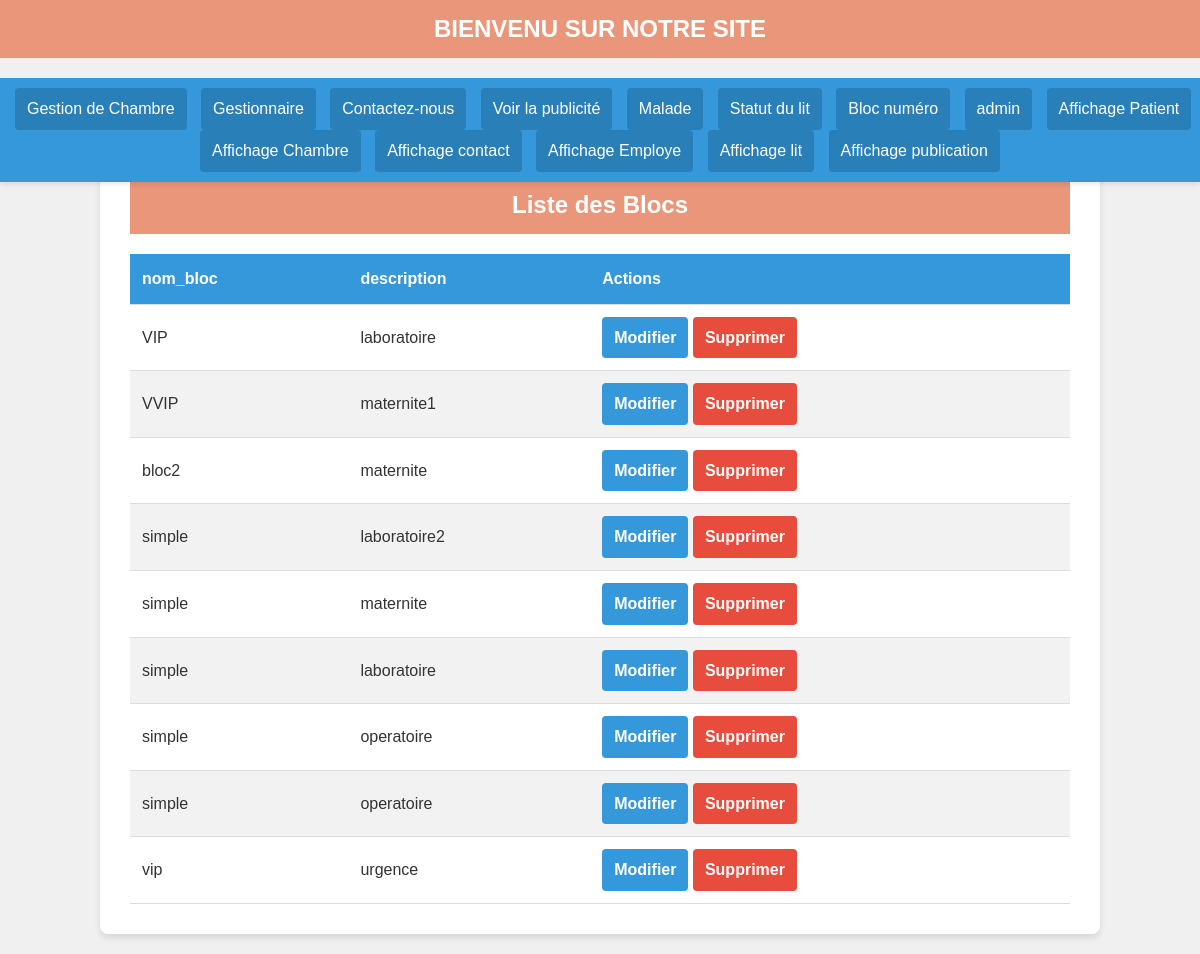
/getion_chambre_lit/admin/affichagebloc.php, run on the app's committed database.
### tables this page shows
CREATE TABLE `bloc` (
  `id_bloc` int(11) NOT NULL,
  `nom_bloc` varchar(50) DEFAULT NULL,
  `description` text DEFAULT NULL
);

### getion_chambre_lit/admin/affichagebloc.php (the view, shortened to what this page needs)
<!DOCTYPE html>
<html lang="fr">
<head>
</head>
<body>
<?php include 'Accueil.php';?>;
    <div class="container">
        <h1>Liste des Blocs</h1>
        <?php
        try {
            $pdo = new PDO('mysql:host=localhost;dbname=chambre_lit;charset=utf8', 'root', '');
            $pdo->setAttribute(PDO::ATTR_ERRMODE, PDO::ERRMODE_EXCEPTION);
        } catch (PDOException $e) {
            die("Erreur de connexion : " . $e->getMessage());
        }
        $affichagebloc = $pdo->query("SELECT * FROM bloc");
        ?>
        <table>
            <thead>
                <tr>
                    <th>nom_bloc</th>
                    <th>description</th>
                    <th colspan="2">Actions</th>
                </tr>
            </thead>
            <tbody>
                <?php while ($ContactRecup = $affichagebloc->fetch(PDO::FETCH_ASSOC)) { ?>
                    <tr>
                        <td><?php echo htmlspecialchars($ContactRecup["nom_bloc"]); ?></td>
                        <td><?php echo htmlspecialchars($ContactRecup["description"]); ?></td>
                        <td>
                            <a href="Modifiebloc.php?id=<?php echo $ContactRecup["id_bloc"]; ?>" class="btn btn-primary">Modifier</a>
                            <a href="affichagebloc.php?sup=<?php echo $ContactRecup["id_bloc"]; ?>" class="btn btn-danger" onclick="return confirm('Êtes-vous sûr de vouloir supprimer ce bloc ?');">Supprimer</a>
                        </td>
                    </tr>
                <?php } ?>
            </tbody>
        </table>
    </div>
</body>
</html>

### getion_chambre_lit/admin/affichagebloc.php (style rules this page uses)
:root { --primary-color: #3498db; --secondary-color: #2ecc71; --danger-color: #e74c3c; --background-color: #f0f0f0; --text-color: #333; }
* { box-sizing: border-box; margin: 0; padding: 0; }
body { font-family: 'Arial', sans-serif; background-color: var(--background-color); color: var(--text-color); line-height: 1.6; padding: 20px; }
.container { max-width: 1000px; margin: 0 auto; margin-top:20px; background-color: #fff; border-radius: 8px; box-shadow: 0 4px 6px rgba(0, 0, 0, 0.1); padding: 30px; }
h1 { color: var(--primary-color); text-align: center; margin-bottom: 20px; }
table { width: 100%; border-collapse: collapse; margin-top: 20px; }
th, td { padding: 12px; text-align: left; border-bottom: 1px solid #ddd; }
th { background-color: var(--primary-color); color: #fff; }
tr:nth-child(even) { background-color: #f2f2f2; }
.btn { display: inline-block; padding: 8px 12px; border-radius: 4px; text-decoration: none; color: #fff; font-weight: bold; transition: background-color 0.3s ease; }
.btn-danger { background-color: var(--danger-color); }
.btn-primary { background-color: var(--primary-color); }

### getion_chambre_lit/admin/Accueil.php (style rules this page uses)
* { margin: 0; padding: 0; box-sizing: border-box; }
body { font-family: Arial, sans-serif; padding-top: 100px; flex:1; }
h1 { background-color: darksalmon; color: white; padding: 10px 0; text-align: center; font-size: 24px; }

### data on the page
bloc: nom_bloc "VIP", description "laboratoire"
bloc: nom_bloc "VVIP", description "maternite1"
bloc: nom_bloc "bloc2", description "maternite"
bloc: nom_bloc "simple", description "laboratoire2"
bloc: nom_bloc "simple", description "maternite"
bloc: nom_bloc "simple", description "laboratoire"
bloc: nom_bloc "simple", description "operatoire"
bloc: nom_bloc "simple", description "operatoire"
bloc: nom_bloc "vip", description "urgence"
